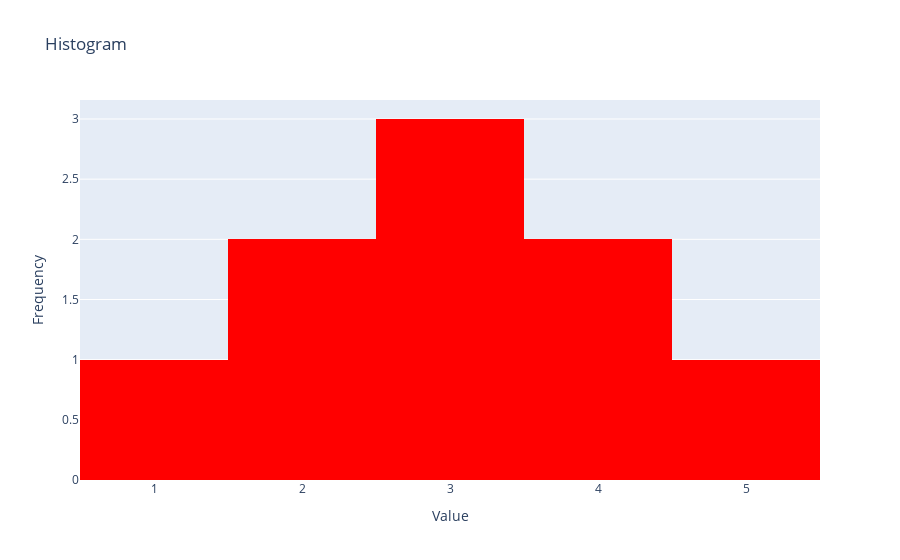

Notebook cell for this chart:
### Markdown cell above
---

## 2️⃣.4️⃣ **Histograms**

- 📊 **Definition**:  
  Histograms show the **distribution** of a dataset by grouping data into bins.  
  In Plotly, use `go.Histogram()` to create histograms.

---

### 🔧 **Key Parameters of `go.Histogram()`**:

| Parameter        | Description                                                                 |
|------------------|-----------------------------------------------------------------------------|
| 📋 `x`           | Array of data to be **binned**.                                            |
| 📏 `nbinsx`      | Number of bins for the histogram.                                          |
| 🛑 `bargap`      | Gap between bars.                                                          |
| 🎨 `marker`      | Customize bar appearance (e.g., color, line).                              |

> ✅ **Tip**: Adjust `nbinsx` to control the granularity of the distribution.

---

### Code cell
import plotly.graph_objects as go

# Sample data
data = [1, 2, 2, 3, 3, 3, 4, 4, 5]

# Create a histogram trace
fig = go.Figure(data=[go.Histogram(x=data, nbinsx=5, marker_color='red')])

# Customize the layout
fig.update_layout(
    title_text='Histogram',
    xaxis_title='Value',
    yaxis_title='Frequency'
)

# Show the plot
fig.show()

### Figure 1 — Plotly figure (JSON) as saved in the notebook; plotly's stock layout.template omitted (floating-point values rounded to 4 significant figures)
{"data": [{"marker": {"color": "red"}, "nbinsx": 5, "type": "histogram", "x": [1, 2, 2, 3, 3, 3, 4, 4, 5]}], "layout": {"title": {"text": "Histogram"}, "xaxis": {"title": {"text": "Value"}}, "yaxis": {"title": {"text": "Frequency"}}}}
